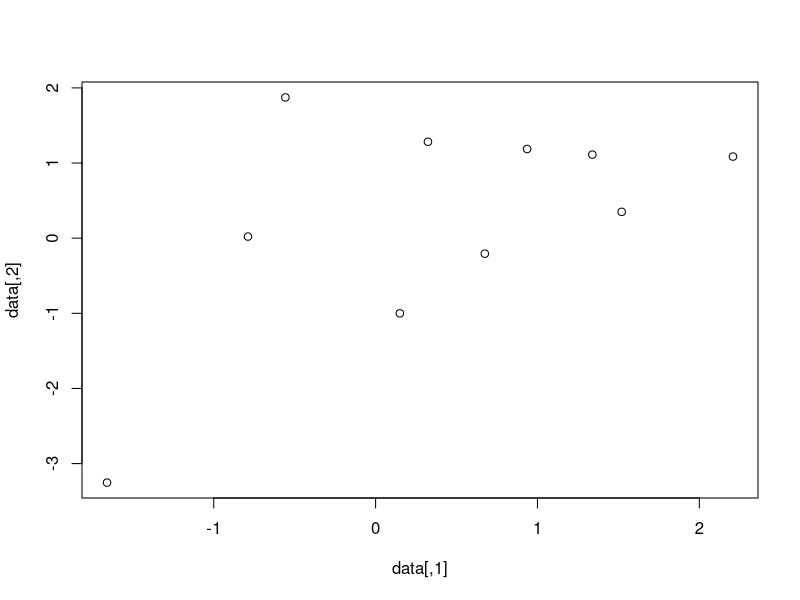
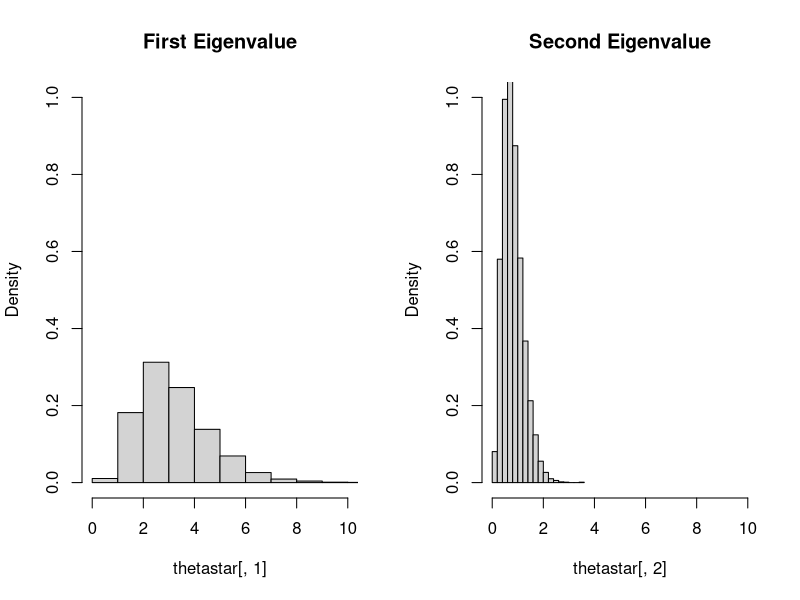

The R source for these figures, in order:
# Monte Carlo Simulation --------------------------------------------------

# We observe a sample of size 10 drawn from a bivariate Normal distribution with Mean (0,0) and covariance matrix (2,1 ; 1,2). 
# We are interested in estimating the eigenvalues of the covariance matrix, using the plugin estimator.
# How variable is the estimator? 

library(mvtnorm)
help(rmvnorm)

mu = c(0,0)
Sigma = rbind(c(2,1),c(1,2))
n = 10

# one sample from the data:
set.seed(1)
data = rmvnorm(n,mu,Sigma)
plot(data)

# true eigenvalues
theta = eigen(Sigma)$values
theta

# plug-in estimator
thetahat = eigen(cov(data))$values
thetahat

B = 10000 # number of MC iterations
thetastar = matrix(nrow=B,ncol=2) # simulated values of theta
for(sim in 1:B){
  data.sim = rmvnorm(n,mu,Sigma)
  thetastar[sim,] = eigen(cov(data.sim))$values
}

# Estimated values
mean(thetastar[,1]) 
mean(thetastar[,2]) 

# standard deviation:
sd(thetastar[,1])
sd(thetastar[,2])

# distribution:
layout(cbind(1,2))
hist(thetastar[,1],main='First Eigenvalue',xlim=c(0,10),probability=TRUE,ylim=c(0,1))
hist(thetastar[,2],main='Second Eigenvalue',xlim=c(0,10),probability=TRUE,ylim=c(0,1))

